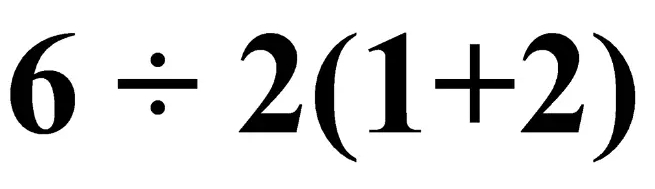
#> input picture data/equation2.jpeg, 655 x 189 px, found by its file name
$ jupyter execute --allow-errors math_solver.ipynb
#> lines starting #> are read from the running program, lines starting #| are printed output that depends on the picture; after the words box and inside, x2 and y2 are one past the last pixel; in counts of white or black regions, pixels touching at a corner belong together
[cell 1]
import pytesseract
import cv2
import numpy as np
import sympy as sp
import re
from latex2sympy2 import latex2sympy
pytesseract.pytesseract.tesseract_cmd = 'C:\\Program Files\\Tesseract-OCR\\tesseract.exe'

[cell 2]
IMAGE = '../data/equation2.jpeg'

[cell 3]
def preprocess_image(image_path):
#> called with image_path = '../data/equation2.jpeg'
    image = cv2.imread(image_path, cv2.IMREAD_COLOR)
#> image is the input picture: shape (189, 655, 3); min 0, max 255, mean 220
    gray = cv2.cvtColor(image, cv2.COLOR_BGR2GRAY)
    _, thresh = cv2.threshold(gray, 128, 255, cv2.THRESH_BINARY_INV)
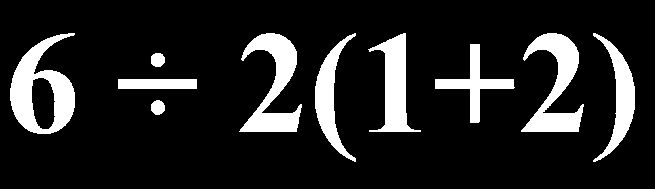
#> thresh: shape (189, 655); 13.8% white; 10 white regions, largest, box (x1, y1, x2, y2) and area: (10, 33, 75, 134) 3168, (239, 33, 302, 132) 2726, (521, 33, 584, 132) 2723
    return thresh

image_path = IMAGE
processed_image = preprocess_image(image_path)
cv2.imshow('Processed Image', processed_image)
cv2.waitKey(0)
cv2.destroyAllWindows()


$ run again, with data/equation.jpeg copied over data/equation2.jpeg
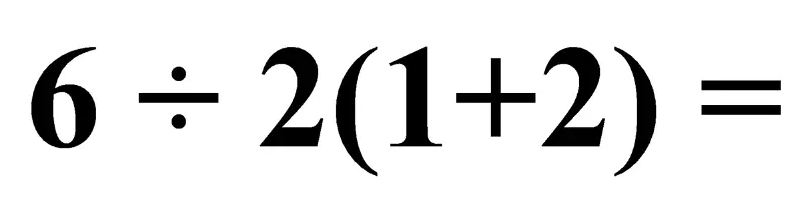
#> input picture data/equation.jpeg, 789 x 207 px, found by its file name
#> in preprocess_image, image is the input picture: shape (207, 789, 3); min 0, max 255, mean 226.1
#> in preprocess_image, `_, thresh = cv2.threshold(gray, 128, 255, cv2.THRESH_BINARY_INV)`:
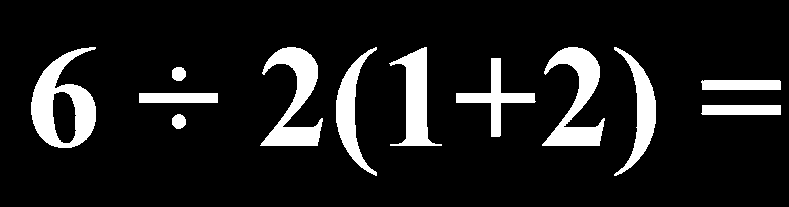
#> thresh: shape (207, 789); 11.4% white; 12 white regions, largest, box (x1, y1, x2, y2) and area: (31, 47, 96, 148) 3168, (260, 47, 323, 146) 2726, (542, 47, 605, 146) 2723

$ run again, with data/eq10.png saved as data/equation2.jpeg
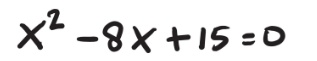
#> input picture data/eq10.png, 317 x 61 px, found by its file name
#> in preprocess_image, image is the input picture: shape (61, 317, 3); mean B, G, R 230.6, 230.5, 230.8
#> in preprocess_image, `_, thresh = cv2.threshold(gray, 128, 255, cv2.THRESH_BINARY_INV)`:
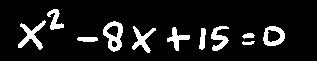
#> thresh: shape (61, 317); 10.4% white; 11 white regions, largest, box (x1, y1, x2, y2) and area: (103, 21, 123, 52) 328, (18, 20, 46, 50) 302, (263, 26, 285, 46) 246
